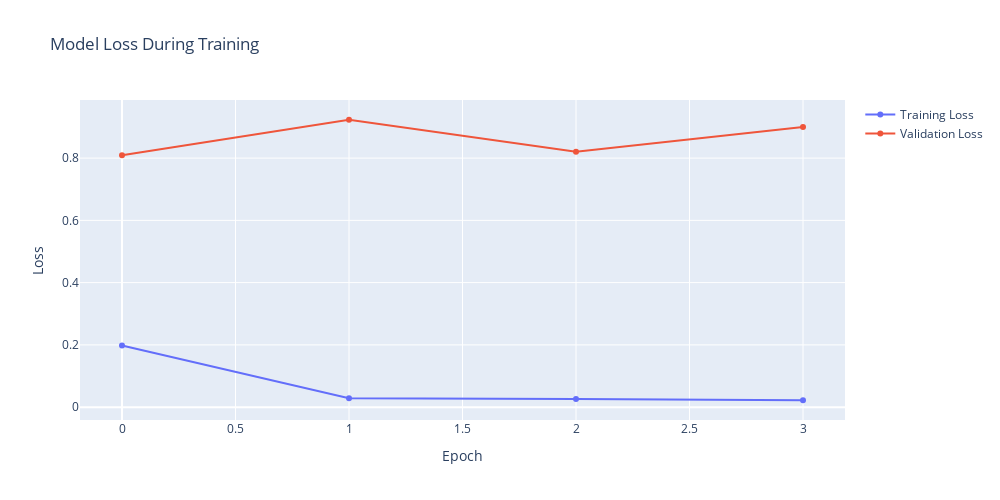

Notebook code for this chart:
### Markdown cell above
### Results

+ Training accuracy increases with the number of epochs, while the validation accuracy starts decreasing
+ What does this mean? It is a sign of overfitting
+ How? The training loss decreases then flattens, while the validation fluctuates then begins to decrease
+ Let's look at the training and validations loss in a graph to see if we can arrive at any other assumptions

### Code cell
# creating a new empty figure
figure = go.Figure()

# adding a scatter plot of training loss to the figure using the history
figure.add_scatter(y=history.history["loss"], name="Training Loss")

# adding a scatter plot of training loss to the figure using the history
figure.add_scatter(y=history.history["val_loss"], name="Validation Loss")

# updating the layout of the figure with a title and axis labels
figure.update_layout(dict1={
    "title": "Model Loss During Training",
    "xaxis_title": "Epoch",
    "yaxis_title": "Loss"
}, overwrite=True
 ,width = 1000
 ,height = 500)

# This code displays the figure.
figure.show()

### Figure 1 — Plotly figure (JSON) as saved in the notebook; plotly's stock layout.template omitted (floating-point values rounded to 4 significant figures)
{"data": [{"name": "Training Loss", "type": "scatter", "y": [0.1981, 0.02823, 0.02645, 0.02211]}, {"name": "Validation Loss", "type": "scatter", "y": [0.8094, 0.9232, 0.8207, 0.8996]}], "layout": {"height": 500, "title": {"text": "Model Loss During Training"}, "width": 1000, "xaxis": {"autorange": true, "range": [-0.1852, 3.185], "title": {"text": "Epoch"}}, "yaxis": {"autorange": true, "range": [-0.04134, 0.9867], "title": {"text": "Loss"}, "type": "linear"}}}
